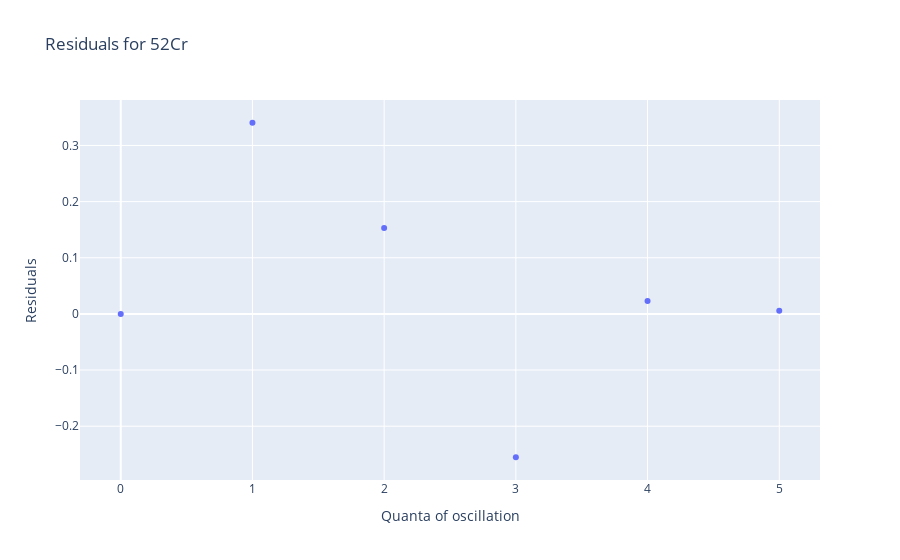

Notebook code cell kept with this figure:
### Code cell
test_nucleus = merged.loc[24,52]
a = test_nucleus.index[0][1]
symbol = test_nucleus.iloc[0]['symbol']

px.scatter(x=test_nucleus['quanta'], 
            y=test_nucleus['energy']-test_nucleus['energy_pred'],
            title=f'Residuals for {a}{symbol}',
            labels={'x': 'Quanta of oscillation', 'y': 'Residuals'})

### Figure 1 — Plotly figure (JSON) as saved in the notebook; plotly's stock layout.template omitted (floating-point values rounded to 4 significant figures)
{"data": [{"hovertemplate": "Quanta of oscillation=%{x}<br>Residuals=%{y}<extra></extra>", "legendgroup": "", "marker": {"color": "#636efa", "symbol": "circle"}, "mode": "markers", "name": "", "orientation": "v", "showlegend": false, "type": "scatter", "x": [0, 1, 2, 3, 4, 5], "xaxis": "x", "y": [0, 0.3404, 0.1529, -0.2553, 0.02288, 0.005642], "yaxis": "y"}], "layout": {"legend": {"tracegroupgap": 0}, "title": {"text": "Residuals for 52Cr"}, "xaxis": {"anchor": "y", "domain": [0, 1], "title": {"text": "Quanta of oscillation"}}, "yaxis": {"anchor": "x", "domain": [0, 1], "title": {"text": "Residuals"}}}}
